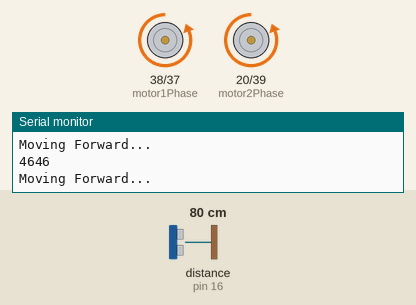
The sketch below on a simulated Arduino Mega 2560, built with avr-gcc and run on an emulated ATmega2560. On the bench: direction and speed pins drawn as motors (green arrow = direction pin HIGH = forward, orange = LOW = backward, longer = more drive), the last lines printed to the serial monitor. Wiring (inferred from the names in the program): ultrasonic range finder: trigger pin 17; echo pin 16. Inputs (shaded band) come from the test bench; at power-on: distance to the obstacle (sensor on pin 16) 80 cm. The echo pulse lasts 58.3 µs per cm.

Above: at 1.2 s.
1.3 s: distance to the obstacle (sensor on pin 16) set to 9 cm
2.8 s: distance to the obstacle (sensor on pin 16) set to 6 cm
At 3.4 s:
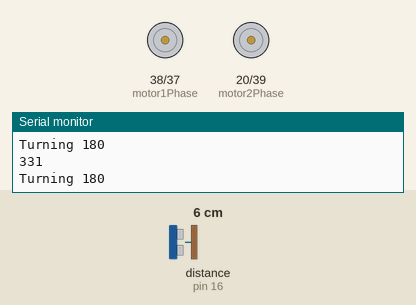
4.3 s: distance to the obstacle (sensor on pin 16) set to 35 cm
At 5.0 s:
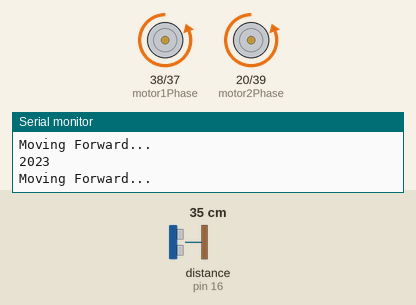
5.9 s: distance to the obstacle (sensor on pin 16) set to 4 cm
At 7.0 s:
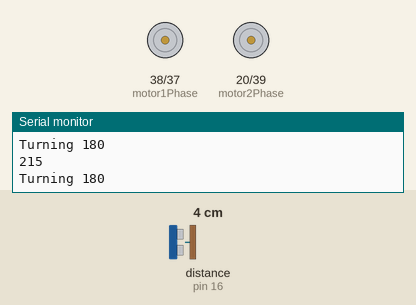
Timing chart, 0 to 8.5 s (numbered marks = the images above; inputs shaded):
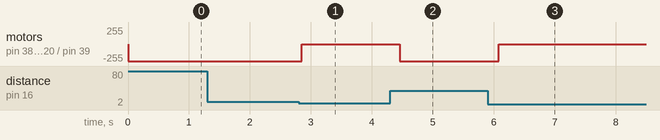

Measured:
- the behaviour switches between 8 and 7 cm on distance to the obstacle (sensor on pin 16) (found by bisection; images 0 and 1)
- after the input at 2.8 s, motor on pin 38 (motor1Phase) / pin 37 (motor1PWM), motor on pin 20 (motor2Phase) / pin 39 (motor2PWM): backward 255/255 → stopped after 0.05 s
- after the input at 4.3 s, motor on pin 38 (motor1Phase) / pin 37 (motor1PWM), motor on pin 20 (motor2Phase) / pin 39 (motor2PWM): stopped → backward 255/255 after 0.16 s
- after the input at 5.9 s, motor on pin 38 (motor1Phase) / pin 37 (motor1PWM), motor on pin 20 (motor2Phase) / pin 39 (motor2PWM): backward 255/255 → stopped after 0.18 s

The sketch:

SensorBrakeTest.ino
```cpp
const short motor1PWM = 37;
const short motor1Phase = 38;
const short motor2PWM = 39;
const short motor2Phase = 20;

const short distAnalogPin = 16;
const short trigPin = 17;

//Fastest speed and turn_gain mobot can have before errors
const int speedL = 242;
const int speedR = 255;


void setup() {
  Serial.begin(9600);
  pinMode(distAnalogPin, INPUT);
  pinMode(trigPin, OUTPUT);
  digitalWrite(trigPin, LOW);

  // Wheel initialisation
  pinMode(motor1PWM, OUTPUT);
  pinMode(motor1Phase, OUTPUT);
  pinMode(motor2PWM, OUTPUT);
  pinMode(motor2Phase, OUTPUT);

}

//function to drive each motor at controlled pwm
void motorDrive(int leftPWM, int rightPWM) {
  leftPWM = constrain(leftPWM, 0, 255);
  rightPWM = constrain(rightPWM, 0, 255);

  analogWrite(motor1PWM, leftPWM);
  analogWrite(motor2PWM, rightPWM);
}

void motorTurn(int dir) {
  if (dir == 0){
    digitalWrite(motor1Phase, HIGH);
    digitalWrite(motor2Phase, HIGH);
  }
  else {
    digitalWrite(motor1Phase, LOW);
    digitalWrite(motor2Phase, LOW);
  }
  motorDrive(100,100);
}


void loop() {
  // put your main code here, to run repeatedly:
  // trigger pulse
  digitalWrite(trigPin, LOW);
  delayMicroseconds(2);
  digitalWrite(trigPin, HIGH);
  delayMicroseconds(10);
  digitalWrite(trigPin, LOW);

  unsigned long distanceValue = pulseIn(distAnalogPin, HIGH, 30000); // 30ms ~ 5m max

  Serial.println(distanceValue);
  if (distanceValue <= 400){

    Serial.println("Turning 180");
    motorTurn(1);
  }
  else{
    motorDrive(speedL, speedR);
    Serial.println("Moving Forward...");
  }
  delay(200);
  pinMode(distAnalogPin, INPUT);
}
```
